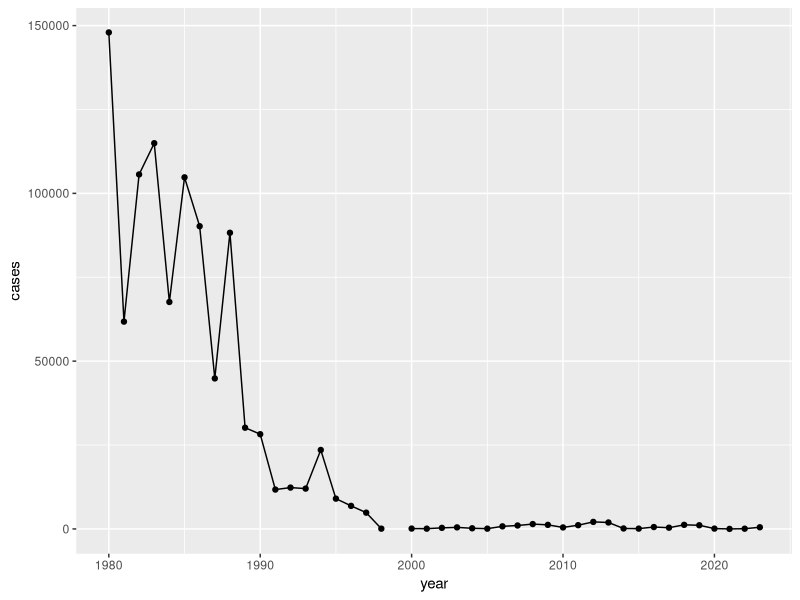
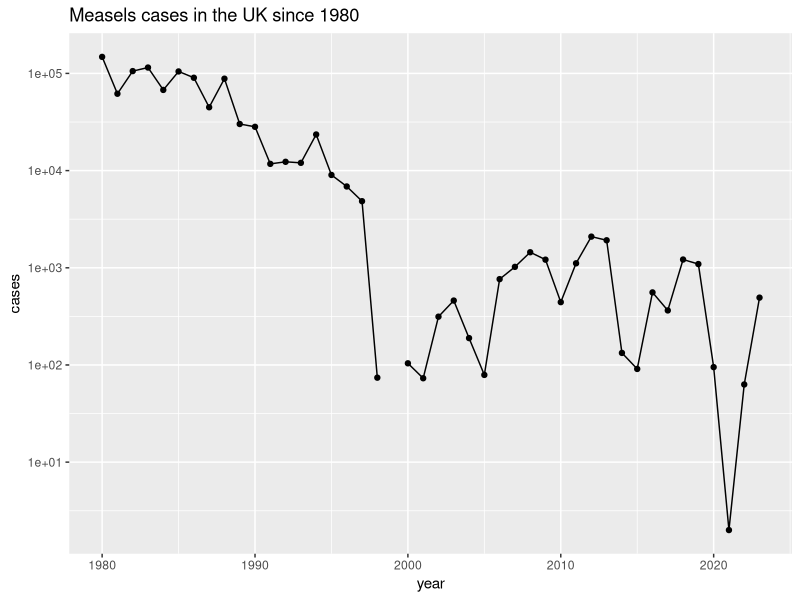
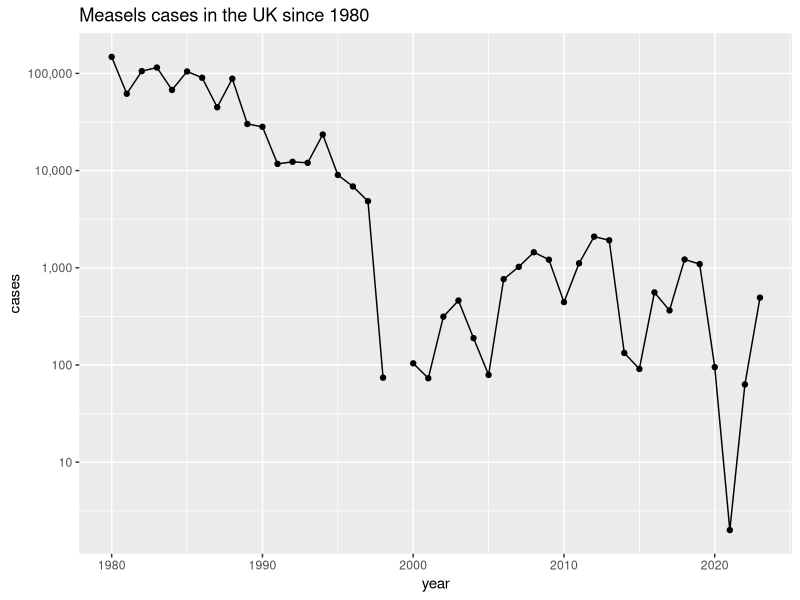
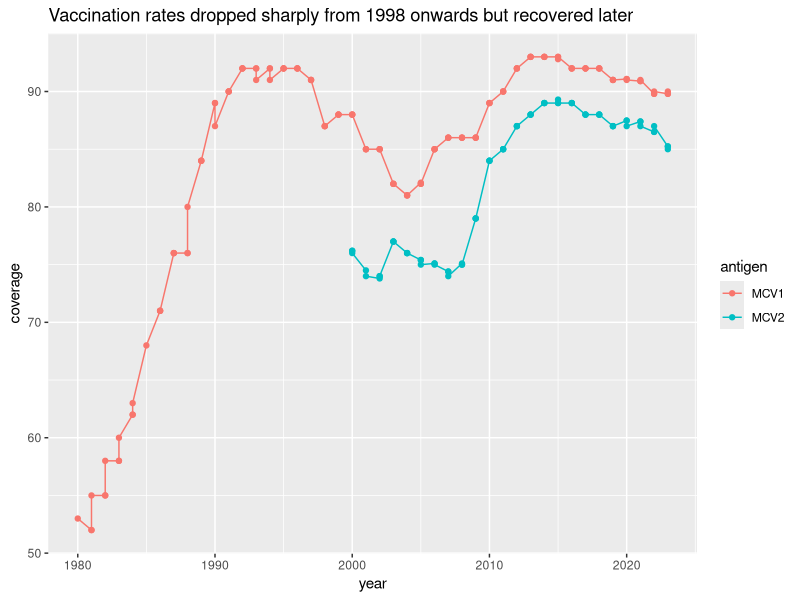
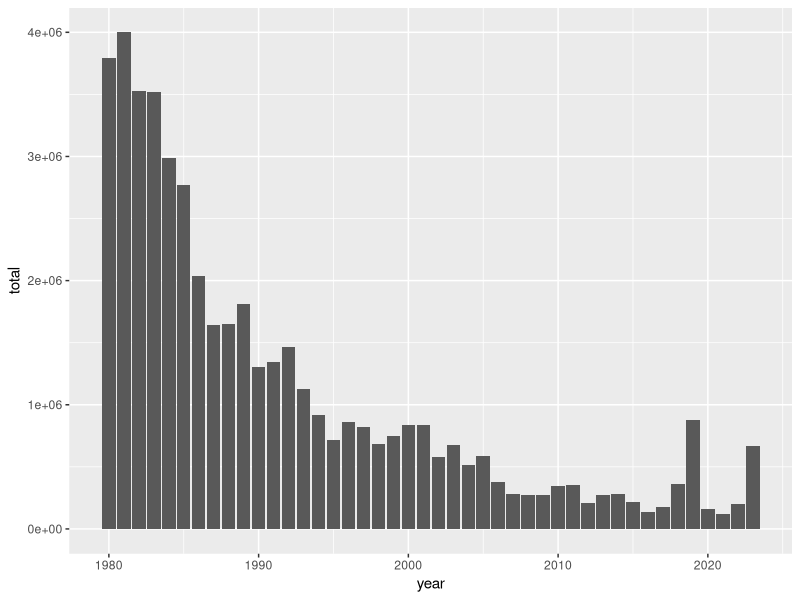
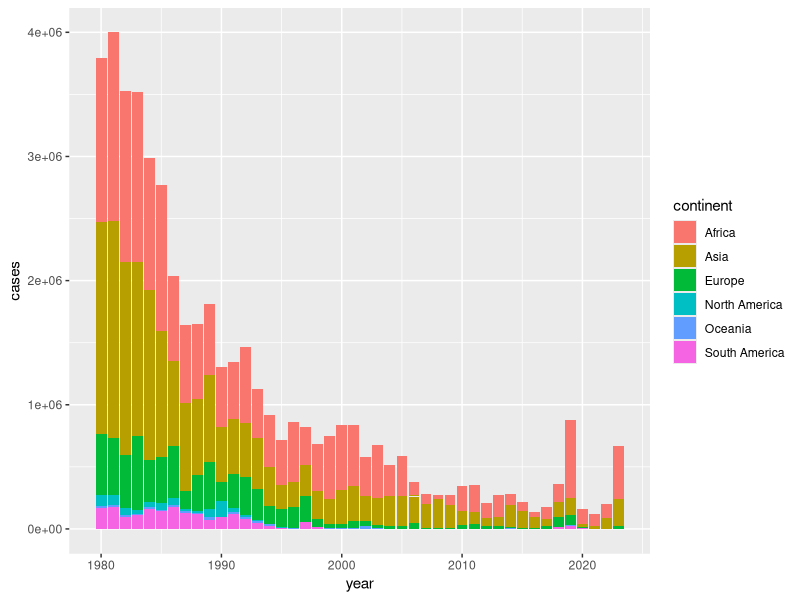
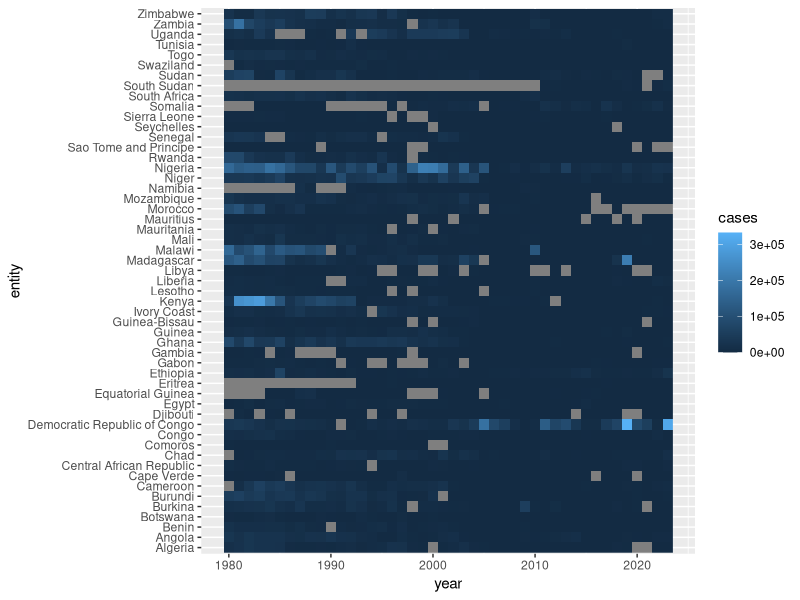
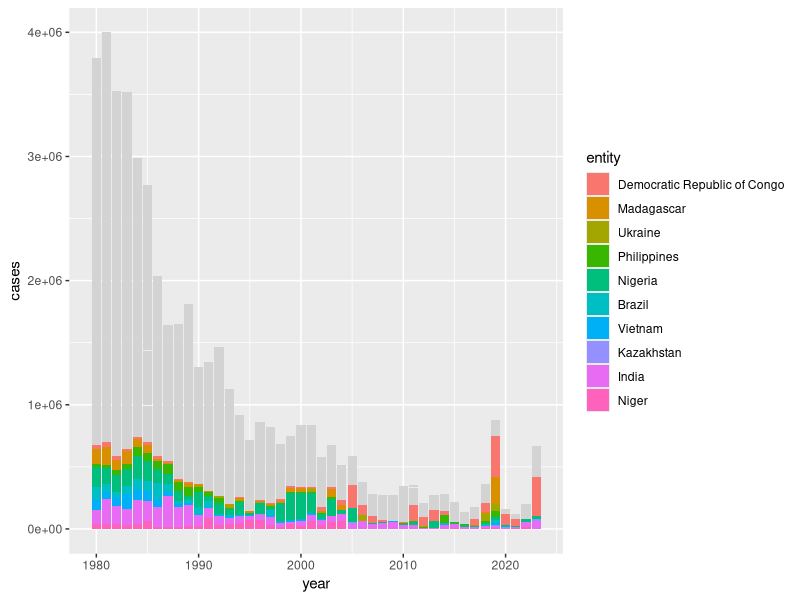

These figures' R source, in order:

# 1. Introduction ---------------------------------------------------------

# install required packages 
install.packages("tidyverse")
install.packages("RColorBrewer")
install.packages("patchwork")

library(tidyverse)
library(RColorBrewer)
library(patchwork)


# 2. Axes -----------------------------------------------------------------

# Let’s read in the files:
measles <- read.table("measles_cases_clean.txt", header = T, sep = "\t")
vacc_rates <- read.table("measles_vaccination_clean.txt", header = T, sep = "\t")

# Q: Have a look at the two dataframes. 
# 1) What are the variables? Antigen, coverage, cases and country
# 2) Which years are covered? 1980-2023
# You may have to google what some of the variables mean.

# Let’s start exploring the data.
# How have cases developed over the years in the United Kingdom?

# Q: Reproduce the line graph plot.

measles %>% filter(entity == "United Kingdom") %>%
  ggplot(mapping = aes(x= year, y= cases)) +
  geom_point() + geom_line() 

# Log scales:

# Q: Look through the available y axis scales and replace the default scale
measles %>% filter(entity == "United Kingdom") %>%
  ggplot(mapping = aes(x= year, y= cases)) +
  geom_point() + geom_line() + scale_y_log10() + # Y axis log scale
  labs(title = 
         "Measels cases in the UK since 1980")

# Breaks
# The scientific notation of the y-axis labels is hard to read.

# Have a look at the documentation and edit the breaks and labels:
measles %>% filter(entity == "United Kingdom") %>%
  ggplot(mapping = aes(x= year, y= cases)) +
  geom_point() + geom_line() + scale_y_log10(labels = scales::comma) +
  labs(title = 
         "Measels cases in the UK since 1980")

# scales::comma is able to remove and replace scientific notation

# Produce the plot by filtering the vaccination data for the United Kingdom 
# and the correct coverage category.
vacc_rates %>% filter(entity == "United Kingdom") %>%
  ggplot(mapping = aes(x= year, y= coverage, colour=antigen)) +
  geom_point() + geom_line() + 
  labs(title = 
        "Vaccination rates dropped sharply from 1998 onwards but recovered later")


# 3. Summary Tables -------------------------------------------------------

# Group By / Summarise

# It will not shock you to learn that the required functions are called 
# group_by() and summarise(). Go take a look at their help files now…

measles %>%
  group_by(year)

# It is when you add a summarize function 
# (btw, American and British spelling both work) 
# to this that an operation such as ‘sum’ can be applied to those groups.

# Let’s see this in action. Group by the year and sum up the cases as follows:
world_cases <- measles %>%
  drop_na() %>% 
  group_by(year) %>% 
  summarise(total = sum(cases))

# we have to remove NAs first, otherwise lots of our sums will turn NA
# If we add NA to a sum, the sum turns NA, because NA is not 0, but “dunno”.
# If you add an unknown quantity to a sum, the total sum is now unknown!

# Q:  Have a look at the data frame you have just created. 
# Now plot the total for each year with ggplot
world_cases %>% ggplot(mapping = aes(x= year, y = total)) +
  geom_col() # makes bar charts, no log needed

# We can see that cases are going down world-wide, but we have pronounced peaks in 2019 and 2023. 
# Is that a world-wide trend or something that is happening in one particular place?
  
# Q: Produce another summary table called ‘continent_cases’ 
# that groups by ‘continent’ and ‘year’. Then produce a bar chart
# where each continent is a different colour
continent_cases <- measles %>% group_by(year,continent)

continent_cases %>% ggplot(mapping = aes(x= year, y = cases,fill=continent)) +
  geom_col() # makes bar charts


# 4. Heatmaps -------------------------------------------------------------

# There are a few ways to do this in R and ggplot, but we’re going to use geom_raster().

# Q: This time use the measles dataframe directly and filter for Africa.
measles %>% filter(continent == "Africa") %>%
  ggplot(mapping = aes(x= year, y=entity)) +
  geom_raster(aes(fill=cases))


# 5. Finding a Story to Tell ----------------------------------------------
# Now let’s continue this exploratory analysis by looking at case counts 
# in more detail. We already know that DRC is one of the main contributors to 
# the 2019 peak. Which other countries have had lots of cases in that year?

# Pull out countries with the ten highest case numbers in 2019

high_countries <- measles %>% filter(!is.na(cases) & year == 2019 ) %>% 
  arrange(cases) %>% 
  tail(n = 10L) %>% 
  pull(entity)

# Make data subset of the ten countries with the most cases in 2019
high_measles_2019 <- measles %>% filter(entity %in% high_countries)

# Make countries a factor in order of cases, highest first
high_measles_2019$entity <- factor(
  high_measles_2019$entity, levels = rev(high_countries))

# Let’s visualise these countries with the overall cases as well.
measles %>% filter(!is.na(cases)) %>% 
  ggplot(aes(x=year, y = cases)) +
  geom_col(fill = "lightgrey") +
  geom_col(data = filter(high_measles_2019, !is.na(cases)),
           aes(fill = entity))

# Q: Change the code above, so that it only shows the years 2010-2023.
measles %>% filter(!is.na(cases)) %>% 
  ggplot(aes(x=year, y = cases)) +
  geom_col(fill = "lightgrey") +
  geom_col(data = filter(high_measles_2019, !is.na(cases)),
           aes(fill = entity)) +
  scale_x_continuous(limits = c(2009, 2024)) # defines x axis range


# It turns out that the majority of cases in 2019 
# have come from just two countries: DRC and Madagascar. 
# Let’s now turn our attention to vaccination coverage. 
# How do vaccination rates compare across the globe?

# Q: Reproduce the plot using the WHO regions and 
# WHO/UNICEF coverage estimates (coverage_category == “WUENIC”).

vacc_rates %>% filter(group == "WHO_REGIONS" & coverage_category == "WUENIC") %>%
  ggplot(mapping = aes(x=year, y = coverage, colour = antigen)) +
  geom_point() +
  geom_line() +
  facet_wrap(~entity)

# It is clear that the African region does not have the same level 
# of vaccination coverage as high-income regions such as Europe. 
# But how do DRC and Madagascar compare to the overall African region estimates?

# Q: Modify your code above to compare DRC and Madagascar 
# with the African and European Regions.

vacc_rates %>% 
  filter(entity %in% high_countries[9:10] | entity %in% c("African Region", "European Region")) %>%
  filter(coverage_category == "WUENIC") %>%
  ggplot(mapping = aes(x=year, y = coverage, colour = antigen)) +
  geom_point() +
  geom_line() +
  facet_wrap(~entity)



# 6. The big challenge ----------------------------------------------------
# Putting your plots together.
# Have a think about which aspects we have covered you would like to show. 
# Not everything will fit into one graph!
  
# Tips:
# you can change the size of legend units in theme() with legend.key.size
# check out plot_layout(guides=“collect”) and guide_area() to see how to put 
# your guides all in the same place

p1 <- measles %>% filter(!is.na(cases)) %>% 
  ggplot(aes(x=year, y = cases)) +
  geom_col(fill = "lightgrey") +
  geom_col(data = filter(high_measles_2019, !is.na(cases)),
           aes(fill = entity)) +
  scale_y_continuous(labels = scales::comma) + 
  labs(
    x = "Year",
    y = "Measles Cases (%)")

p2 <- measles %>% filter(!is.na(cases)) %>% 
  ggplot(aes(x=year, y = cases)) +
  geom_col(fill = "lightgrey") +
  geom_col(data = filter(high_measles_2019, !is.na(cases)),
           aes(fill = entity)) +
  scale_x_continuous(limits = c(2009, 2024))+ 
  labs(
    x = "Year",
    y = "")

p3 <- vacc_rates %>% 
  filter(entity %in% c("African Region", "European Region")) %>%
  filter(coverage_category == "WUENIC") %>%
  ggplot(mapping = aes(x=year, y = coverage, colour = antigen)) +
  geom_point() +
  geom_line() +
  facet_wrap(~entity) +
  labs(
    x = "Year",
    y = "Coverage (%)")

top <- ((p1 + theme(legend.position="none")) + (p2 + theme(legend.position="right")))

top/p3 + labs(title = "Global Measles cases dropped sharply,
       but with large outbreaks in DRC and Madagascar ",
            subtitle = "Vaccine inequalities persist")


p4 <- vacc_rates %>% filter(entity == "United Kingdom") %>%
  ggplot(mapping = aes(x= year, y= coverage, colour=antigen)) +
  geom_point() + geom_line()  + 
  labs(
    x = "Year",
    y = "Cases") + 
  scale_colour_viridis_c(option =  "Set1")


# Save session log ----------------------------------------------------------------
sessionInfo()

# R version 4.5.3 (2026-03-11)
# Platform: x86_64-pc-linux-gnu
# Running under: Ubuntu 24.04.4 LTS

# Matrix products: default
# BLAS:   /usr/lib/x86_64-linux-gnu/openblas-pthread/libblas.so.3 
# LAPACK: /usr/lib/x86_64-linux-gnu/openblas-pthread/libopenblasp-r0.3.26.so;  LAPACK version 3.12.0

# locale:
#   [1] LC_CTYPE=C.UTF-8       LC_NUMERIC=C           LC_TIME=C.UTF-8        LC_COLLATE=C.UTF-8    
# [5] LC_MONETARY=C.UTF-8    LC_MESSAGES=C.UTF-8    LC_PAPER=C.UTF-8       LC_NAME=C             
# [9] LC_ADDRESS=C           LC_TELEPHONE=C         LC_MEASUREMENT=C.UTF-8 LC_IDENTIFICATION=C   

# time zone: UTC
# tzcode source: system (glibc)

# attached base packages:
#   [1] stats     graphics  grDevices utils     datasets  methods   base     

# other attached packages:
#   [1] patchwork_1.3.2    RColorBrewer_1.1-3 lubridate_1.9.5    forcats_1.0.1      stringr_1.6.0     
# [6] dplyr_1.2.0        purrr_1.2.1        readr_2.2.0        tidyr_1.3.2        tibble_3.3.1      
# [11] ggplot2_4.0.2      tidyverse_2.0.0   

# loaded via a namespace (and not attached):
#   [1] vctrs_0.7.2       cli_3.6.5         rlang_1.1.7       stringi_1.8.7     generics_0.1.4    S7_0.2.1         
# [7] glue_1.8.0        labeling_0.4.3    hms_1.1.4         scales_1.4.0      grid_4.5.3        tzdb_0.5.0       
# [13] lifecycle_1.0.5   compiler_4.5.3    timechange_0.4.0  pkgconfig_2.0.3   rstudioapi_0.18.0 farver_2.1.2     
# [19] R6_2.6.1          tidyselect_1.2.1  utf8_1.2.6        pillar_1.11.1     magrittr_2.0.4    tools_4.5.3      
# [25] withr_3.0.2       gtable_0.3.6
